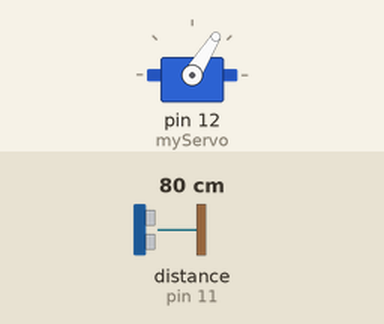
Bench run of a sketch on a simulated Arduino Uno, built with avr-gcc and run on an emulated ATmega328P. Shown: servo. Wiring (inferred from the names in the program): ultrasonic range finder: trigger pin 10; echo pin 11. Inputs (shaded band) come from the test bench; at power-on: distance to the obstacle (sensor on pin 11) 80 cm. The echo pulse lasts 58.3 µs per cm; what the sketch prints to the serial monitor is not drawn.

Above: at 1.2 s.
1.3 s: distance to the obstacle (sensor on pin 11) set to 2 cm
At 1.9 s:
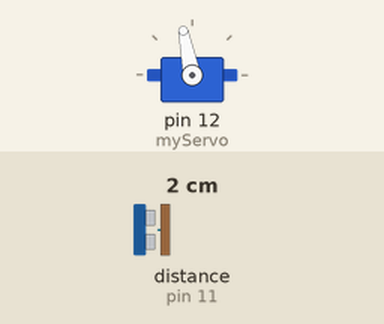
4.3 s: distance to the obstacle (sensor on pin 11) set to 250 cm
At 5.2 s:
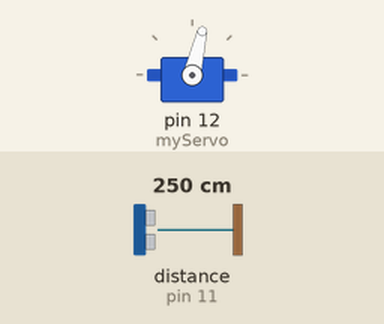
7.3 s: distance to the obstacle (sensor on pin 11) set to 9 cm
10.3 s: distance to the obstacle (sensor on pin 11) set to 299 cm
Timing chart, 0 to 14.3 s (numbered marks = the images above; inputs shaded):
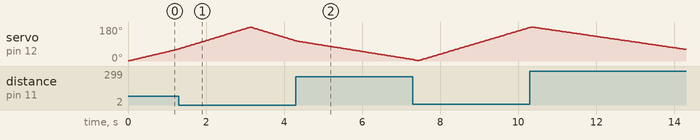

The sketch:

sonarscannerarduino.ino
```cpp
#include <Servo.h>.

// Defines Tirg and Echo pins of the Ultrasonic Sensor
const int trigPin = 10;
const int echoPin = 11;
// Variables for the duration and the distance
long duration;
int distance;

Servo myServo; // Creates a servo object for controlling the servo motor

void setup() {
  pinMode(trigPin, OUTPUT); // Sets the trigPin as an Output
  pinMode(echoPin, INPUT); // Sets the echoPin as an Input
  Serial.begin(9600);
  myServo.attach(12); // Defines on which pin is the servo motor attached
}
void loop() {
  // rotates the servo motor from 15 to 165 degrees
  for(int i=1;i<=179;i++){
  myServo.write(i);
  delay(15);
  distance = calculateDistance();// Calls a function for calculating the distance measured by the Ultrasonic sensor for each degree

  Serial.print(i); // Sends the current degree into the Serial Port
  Serial.print(","); // Sends addition character right next to the previous value needed later in the Processing IDE for indexing
  Serial.print(distance); // Sends the distance value into the Serial Port
  Serial.print("."); // Sends addition character right next to the previous value needed later in the Processing IDE for indexing
  }
  // Repeats the previous lines from 165 to 15 degrees
  for(int i=179;i>1;i--){
  myServo.write(i);
  delay(15);
  distance = calculateDistance();
  Serial.print(i);
  Serial.print(",");
  Serial.print(distance);
  Serial.print(".");
  }
}
// Function for calculating the distance measured by the Ultrasonic sensor
int calculateDistance(){

  digitalWrite(trigPin, LOW);
  delayMicroseconds(1);
  // Sets the trigPin on HIGH state for 10 micro seconds
  digitalWrite(trigPin, HIGH);
  delayMicroseconds(5);
  digitalWrite(trigPin, LOW);
  duration = pulseIn(echoPin, HIGH); // Reads the echoPin, returns the sound wave travel time in microseconds
  distance= duration*0.034/2;
  return distance;
}
```

Measured:
- by itself, servo on pin 12 (myServo): rises from 177° to 179° in 0.03 s, then falls to 61° in 4.0 s
